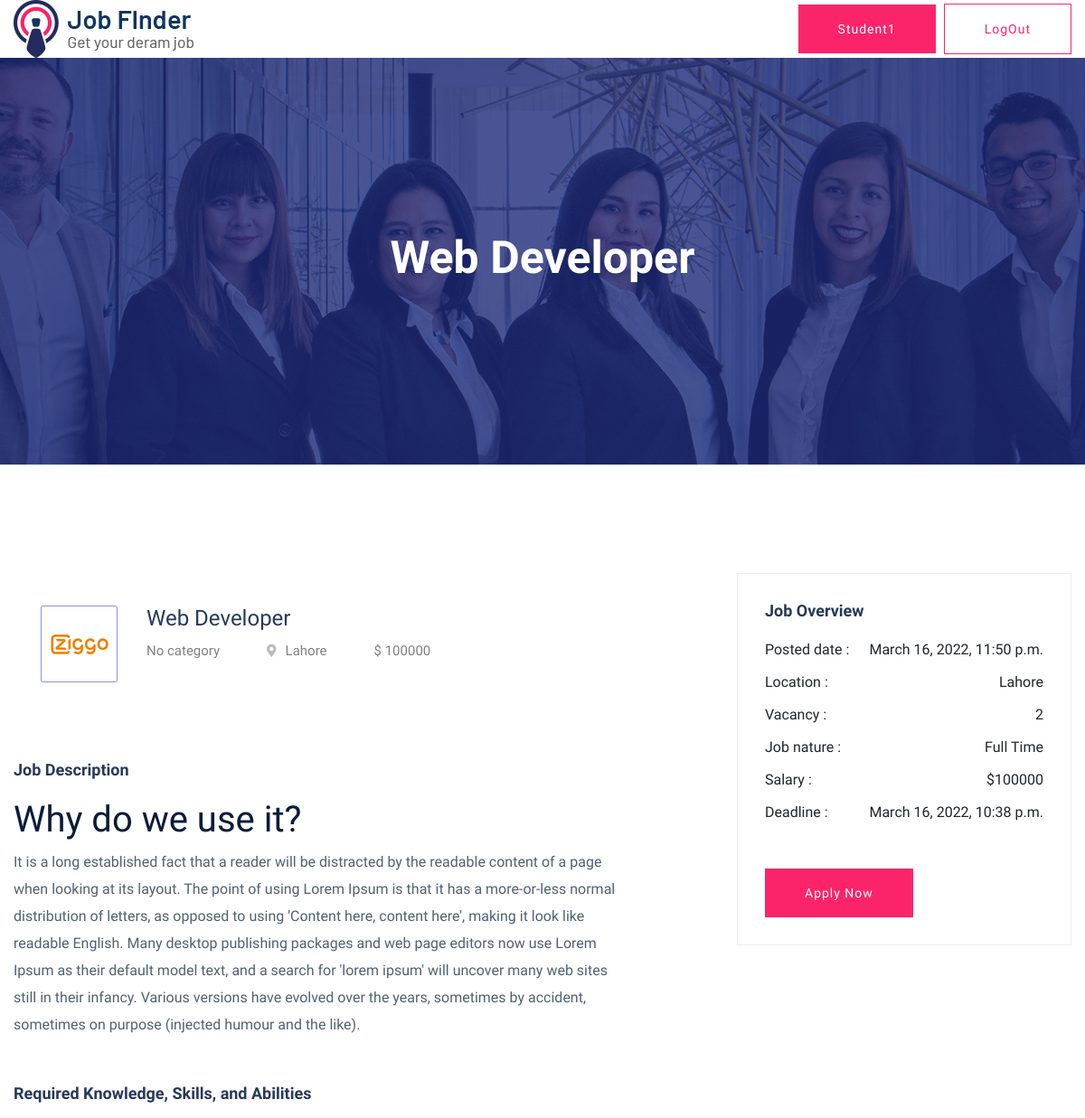
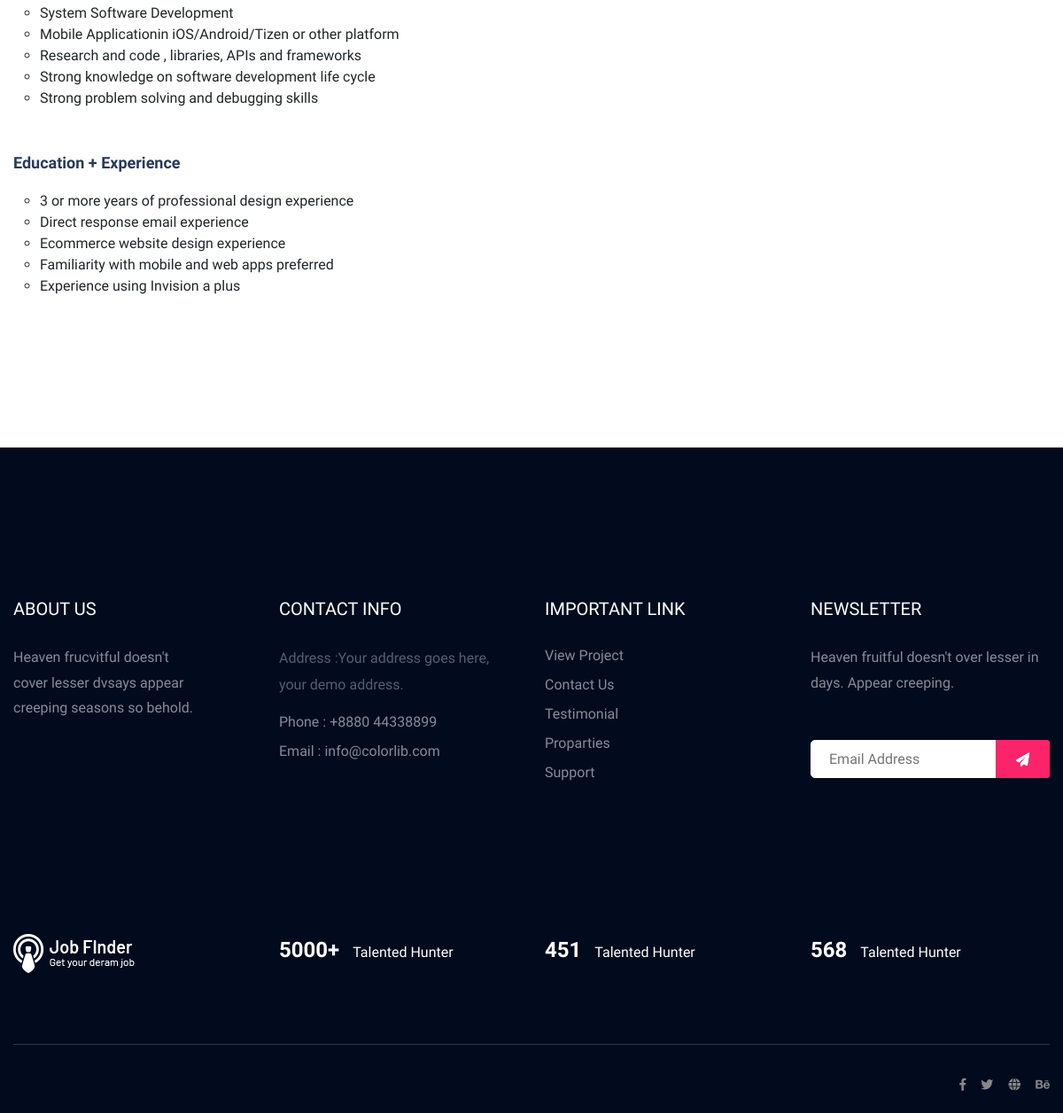
The app's page /job_post_detail/6 (signed in) with its own data (2 pictures, top to bottom).
### main/models.py (models this page shows, shortened)
class jobPostData(models.Model):
    CATEGORY_CHOICES = (
    ("Design & Creative", "Design & Creative"),
    ("Design & Development", "Design & Development"),
    ("Sales & Marketing", "Sales & Marketing"),
    ("Mobile Application", "Mobile Application"),
    ("Construction", "Construction"),
    ("Information Technology", "Information Technology"),
    ("Real Estate", "Real Estate"),
    ("Content Writer", "Content Writer"),
    )
    JOB_CHOICES =(
        ("Part Time","Part Time"),
        ("Full Time","Full Time"),
        ("Remote","Remote"),
        ("On site","On site"),
    )
    title = models.CharField(max_length=70,default='')
    desription = RichTextField(null=True,blank=True)
    author = models.CharField(max_length=50)
    location = models.CharField(max_length=100,default='')
    job_nature = models.CharField(max_length=30,choices=JOB_CHOICES,default='No choice')
    category = models.CharField(max_length=50,choices=CATEGORY_CHOICES,default='No category')
    posted_date = models.DateTimeField(auto_now_add=True)
    vacancy = models.IntegerField(default=1)
    salary = models.CharField(max_length=30,default='')
    application_deadline = models.DateTimeField(default=datetime.datetime.now())
    user_job_post = models.ForeignKey(User,on_delete=models.CASCADE)

### main/views.py (the view)
# urls.py: path('job_post_detail/<int:id>',views.jobPostDetail,name='jobPostDetail'),
def jobPostDetail(request,id):
    if request.user.is_authenticated:
        data = jobPostData.objects.get(id=id)
        template_name = 'main/jobPostDetail.html'
        context={
            'data':data
        }
        return render(request,template_name,context)
    else:
        return HttpResponseRedirect('/logIn')

### main/templates/main/jobPostDetail.html (shortened to what this page needs)
{% extends 'main/layout.html' %} {% load static %}  {% block body %}
<div class="slider-area">
  <div
    class="single-slider section-overly slider-height2 d-flex align-items-center"
    data-background="{% static 'main/assets/img/hero/about.jpg'  %}"
  >
    <div class="container">
      <div class="row">
        <div class="col-xl-12">
          <div class="hero-cap text-center">
            <h2>{{data.title}}</h2>
          </div>
        </div>
      </div>
    </div>
  </div>
</div>
<div class="job-post-company pt-120 pb-120">
  <div class="container">
    <div class="row justify-content-between">
      <div class="col-xl-7 col-lg-8">
        <div class="single-job-items mb-50">
          <div class="job-items">
            <div class="company-img company-img-details">
              <a href="#"><img src="{% static 'main/assets/img/icon/job-list1.png' %}" alt="" /></a>
            </div>
            <div class="job-tittle">
              <a href="#">
                <h4>{{data.title}}</h4>
              </a>
              <ul>
                <li>{{data.category}}</li>
                <li><i class="fas fa-map-marker-alt"></i>{{data.location}}</li>
                <li>$ {{data.salary}}</li>
              </ul>
            </div>
          </div>
        </div>
        <div class="job-post-details">
          <div class="post-details1 mb-50">
            <div class="small-section-tittle">
              <h4>Job Description</h4>
            </div>
           <p>
               {{data.desription|safe}}
           </p>
          </div>
          <div class="post-details2 mb-50">
            <div class="small-section-tittle">
              <h4>Required Knowledge, Skills, and Abilities</h4>
            </div>
            <ul>
              <li>System Software Development</li>
              <li>Mobile Applicationin iOS/Android/Tizen or other platform</li>
              <li>Research and code , libraries, APIs and frameworks</li>
              <li>Strong knowledge on software development life cycle</li>
              <li>Strong problem solving and debugging skills</li>
            </ul>
          </div>
          <div class="post-details2 mb-50">
            <div class="small-section-tittle">
              <h4>Education + Experience</h4>
            </div>
            <ul>
              <li>3 or more years of professional design experience</li>
              <li>Direct response email experience</li>
              <li>Ecommerce website design experience</li>
              <li>Familiarity with mobile and web apps preferred</li>
              <li>Experience using Invision a plus</li>
            </ul>
          </div>
        </div>
      </div>
      <div class="col-xl-4 col-lg-4">
        <div class="post-details3 mb-50">
          <div class="small-section-tittle">
            <h4>Job Overview</h4>
          </div>
          <ul>
            <li>Posted date : <span>{{data.posted_date}}</span></li>
            <li>Location : <span>{{data.location}}</span></li>
            <li>Vacancy : <span>{{data.vacancy}}</span></li>
            <li>Job nature : <span>{{data.job_nature}}</span></li>
            <li>Salary : <span>${{data.salary}}</span></li>
            <li>Deadline : <span>{{data.application_deadline}}</span></li>
          </ul>
          <div class="apply-btn2">
            <a href="#" class="btn">Apply Now</a>
          </div>
        </div>
      </div>
    </div>
  </div>
</div>
{% endblock body %}

### main/templates/main/layout.html (shortened to what this page needs)
{% load static %}
<!DOCTYPE html>
<html class="no-js" lang="zxx">
  <head>
    <link rel="stylesheet" href="https://cdnjs.cloudflare.com/ajax/libs/font-awesome/4.7.0/css/font-awesome.min.css">
    <link
      rel="stylesheet"
      href="{% static 'main/assets/css/bootstrap.min.css' %}"
    />
    <link
      rel="stylesheet"
      href="{% static 'main/assets/css/owl.carousel.min.css' %}"
    />
    <link rel="stylesheet" href="{% static 'main/assets/css/flaticon.css' %}" />
    <link
      rel="stylesheet"
      href="{% static 'main/assets/css/price_rangs.css' %}"
    />
    <link rel="stylesheet" href="{% static 'main/assets/css/slicknav.css' %}" />
    <link
      rel="stylesheet"
      href="{% static 'main/assets/css/animate.min.css' %}"
    />
    <link
      rel="stylesheet"
      href="{% static 'main/assets/css/magnific-popup.css' %}"
    />
    <link
      rel="stylesheet"
      href="{% static 'main/assets/css/fontawesome-all.min.css' %}"
    />
    <link
      rel="stylesheet"
      href="{% static 'main/assets/css/themify-icons.css' %}"
    />
    <link rel="stylesheet" href="{% static 'main/assets/css/slick.css' %}" />
    <link
      rel="stylesheet"
      href="{% static 'main/assets/css/nice-select.css' %}"
    />
    <link rel="stylesheet" href="{% static 'main/assets/css/style.css' %}" />
  </head>
  <body>
    <header>
      <div class="header-area header-transparrent">
        <div class="headder-top header-sticky">
          <div class="container">
            <div class="row align-items-center">
              <div class="col-lg-3 col-md-2">
                <div class="logo">
                  <a href="{% url 'home' %}"
                    ><img
                      src="{% static  'main/assets/img/logo/logo.png' %}"
                      alt=""
                  /></a>
                </div>
              </div>
              <div class="col-lg-9 col-md-9">
                <div class="menu-wrapper">
                  <div class="header-btn d-none f-right d-lg-block">
                    {% if request.user.is_authenticated %}
                    <a href="{% url 'profile' %}" class="btn head-btn1">{{request.user.username}}</a>
                    <a href="{% url 'logOut' %}" class="btn head-btn2">logOut</a>
                    {% else %}
                    <a href="{% url 'logIn' %}" class="btn head-btn1">Login</a>
                    <a href="{% url 'register' %}" class="btn head-btn2">Register</a>
                    {% endif %}
                  </div>
                </div>
              </div>
              <div class="col-12">
              </div>
            </div>
          </div>
        </div>
      </div>
    </header>
    {% block body %}{% endblock body %}
    <footer>
      <div class="footer-area footer-bg footer-padding">
        <div class="container">
          <div class="row d-flex justify-content-between">
            <div class="col-xl-3 col-lg-3 col-md-4 col-sm-6">
              <div class="single-footer-caption mb-50">
                <div class="single-footer-caption mb-30">
                  <div class="footer-tittle">
                    <h4>About Us</h4>
                    <div class="footer-pera">
                      <p>
                        Heaven frucvitful doesn't cover lesser dvsays appear
                        creeping seasons so behold.
                      </p>
                    </div>
                  </div>
                </div>
              </div>
            </div>
            <div class="col-xl-3 col-lg-3 col-md-4 col-sm-5">
              <div class="single-footer-caption mb-50">
                <div class="footer-tittle">
                  <h4>Contact Info</h4>
                  <ul>
                    <li>
                      <p>Address :Your address goes here, your demo address.</p>
                    </li>
                    <li><a href="#">Phone : +8880 44338899</a></li>
                    <li><a href="#">Email : info@colorlib.com</a></li>
                  </ul>
                </div>
              </div>
            </div>
            <div class="col-xl-3 col-lg-3 col-md-4 col-sm-5">
              <div class="single-footer-caption mb-50">
                <div class="footer-tittle">
                  <h4>Important Link</h4>
                  <ul>
                    <li><a href="#"> View Project</a></li>
                    <li><a href="#">Contact Us</a></li>
                    <li><a href="#">Testimonial</a></li>
                    <li><a href="#">Proparties</a></li>
                    <li><a href="#">Support</a></li>
                  </ul>
                </div>
              </div>
            </div>
            <div class="col-xl-3 col-lg-3 col-md-4 col-sm-5">
              <div class="single-footer-caption mb-50">
                <div class="footer-tittle">
                  <h4>Newsletter</h4>
                  <div class="footer-pera footer-pera2">
                    <p>
                      Heaven fruitful doesn't over lesser in days. Appear
                      creeping.
                    </p>
                  </div>
                  <div class="footer-form">
                    <div id="mc_embed_signup">
                      <form
                        target="_blank"
                        action="https://spondonit.us12.list-manage.com/subscribe/post?u=1462626880ade1ac87bd9c93a&amp;id=92a4423d01"
                        method="get"
                        class="subscribe_form relative mail_part"
                      >
                        <input
                          type="email"
                          name="email"
                          id="newsletter-form-email"
                          placeholder="Email Address"
                          class="placeholder hide-on-focus"
                          onfocus="this.placeholder = ''"
                          onblur="this.placeholder = ' Email Address '"
                        />
                        <div class="form-icon">
                          <button
                            type="submit"
                            name="submit"
                            id="newsletter-submit"
                            class="email_icon newsletter-submit button-contactForm"
                          >
                            <img src="assets/img/icon/form.png" alt="" />
                          </button>
                        </div>
                      </form>
                    </div>
                  </div>
                </div>
              </div>
            </div>
          </div>
          <div class="row footer-wejed justify-content-between">
            <div class="col-xl-3 col-lg-3 col-md-4 col-sm-6">
              <div class="footer-logo mb-20">
                <a href="index.html"
                  ><img src="assets/img/logo/logo2_footer.png" alt=""
                /></a>
              </div>
            </div>
            <div class="col-xl-3 col-lg-3 col-md-4 col-sm-5">
              <div class="footer-tittle-bottom">
                <span>5000+</span>
                <p>Talented Hunter</p>
              </div>
            </div>
            <div class="col-xl-3 col-lg-3 col-md-4 col-sm-5">
              <div class="footer-tittle-bottom">
                <span>451</span>
                <p>Talented Hunter</p>
              </div>
            </div>
            <div class="col-xl-3 col-lg-3 col-md-4 col-sm-5">
              <div class="footer-tittle-bottom">
                <span>568</span>
                <p>Talented Hunter</p>
              </div>
            </div>
          </div>
        </div>
      </div>
      <div class="footer-bottom-area footer-bg">
        <div class="container">
          <div class="footer-border">
            <div class="row d-flex justify-content-between align-items-center">
              <div class="col-xl-10 col-lg-10">
              </div>
              <div class="col-xl-2 col-lg-2">
                <div class="footer-social f-right">
                  <a href="#"><i class="fab fa-facebook-f"></i></a>
                  <a href="#"><i class="fab fa-twitter"></i></a>
                  <a href="#"><i class="fas fa-globe"></i></a>
                  <a href="#"><i class="fab fa-behance"></i></a>
                </div>
              </div>
            </div>
          </div>
        </div>
      </div>
    </footer>
  </body>
</html>

### records on screen
jobPostData: title "Web Developer", category "No category", location "Lahore", salary "100000", desription "Why do we use it? It is a long established fact that a reader will be distracted by the readable content of a page when looking at its layout. The point of using Lorem Ipsum is that it has a more-or-less normal distribution of letters, as opposed to using 'Content here, content here', making it look like readable English. Many desktop publishing packages and web page editors now use Lorem Ipsum as their default model text, and a search for 'lorem ipsum' will uncover many web sites still in their infancy. Various versions have evolved over the years, sometimes by accident, sometimes on purpose (injected humour and the like).", posted_date "March 16, 2022, 11:50 p.m.", vacancy "2", job_nature "Full Time", application_deadline "March 16, 2022, 10:38 p.m."

### other values on screen
{{ request.user.username }} "Student1"
